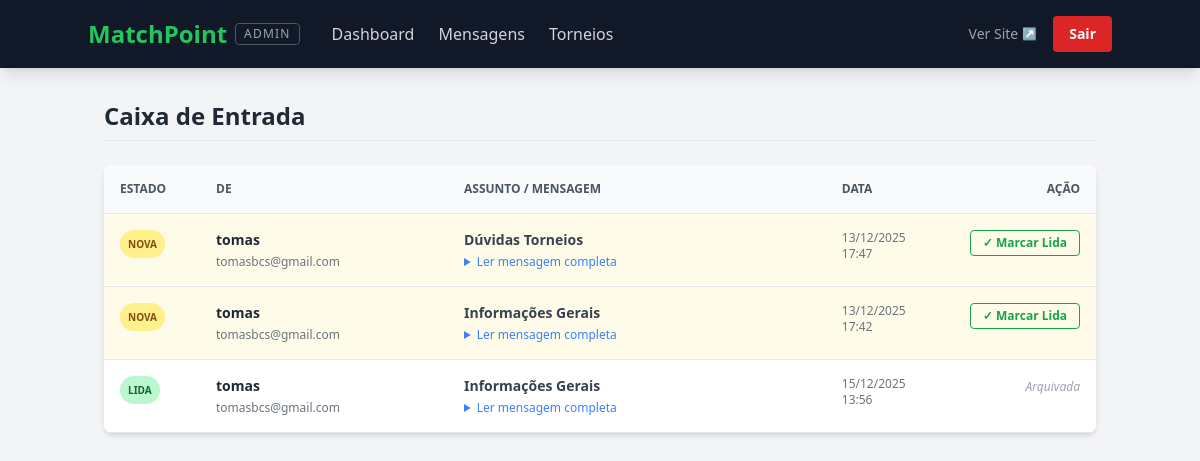
Screenshot of /admin/mensagens.php (signed in) with the database file from the repository.
### tables this page shows
CREATE TABLE IF NOT EXISTS `mensagens` (
  `id` int NOT NULL AUTO_INCREMENT,
  `nome` varchar(100) NOT NULL,
  `email` varchar(100) NOT NULL,
  `assunto` varchar(150) NOT NULL,
  `mensagem` text NOT NULL,
  `data_envio` datetime DEFAULT CURRENT_TIMESTAMP,
  `lida` tinyint(1) DEFAULT '0',
  PRIMARY KEY (`id`)
);

### admin/mensagens.php (the view, shortened to what this page needs)
<?php
require 'auth.php';
$sql = "SELECT * FROM mensagens ORDER BY lida ASC, data_envio DESC";
$mensagens = $dbh->query($sql)->fetchAll(PDO::FETCH_ASSOC);
?>
<!DOCTYPE html>
<html lang="pt">
<head>
    <script src="https://cdn.tailwindcss.com"></script>
</head>
<body class="bg-gray-100 font-sans">
    <?php include 'menu.php'; ?>
    <div class="container mx-auto px-4">
        <h2 class="text-2xl font-bold text-gray-800 mb-6 border-b pb-2">Caixa de Entrada</h2>
        <div class="bg-white shadow-md rounded-lg overflow-hidden">
            <table class="w-full text-left border-collapse">
                <thead class="bg-gray-50 text-gray-600 uppercase text-xs font-bold border-b">
                    <tr>
                        <th class="p-4 w-24">Estado</th>
                        <th class="p-4 w-1/4">De</th>
                        <th class="p-4">Assunto / Mensagem</th>
                        <th class="p-4 w-32">Data</th>
                        <th class="p-4 w-32 text-right">Ação</th>
                    </tr>
                </thead>
                <tbody class="text-sm">
                    <?php foreach($mensagens as $msg): ?>
                        <tr class="border-b hover:bg-gray-50 transition <?= $msg['lida'] == 0 ? 'bg-yellow-50' : '' ?>">
                            <td class="p-4 align-top">
                                <?php if ($msg['lida'] == 0): ?>
                                    <span class="inline-block px-2 py-1 text-[10px] font-bold text-yellow-800 bg-yellow-200 rounded-full">NOVA</span>
                                <?php else: ?>
                                    <span class="inline-block px-2 py-1 text-[10px] font-bold text-green-800 bg-green-200 rounded-full">LIDA</span>
                                <?php endif; ?>
                            </td>
                            <td class="p-4 align-top">
                                <div class="font-bold text-gray-800"><?= htmlspecialchars($msg['nome']) ?></div>
                                <div class="text-xs text-gray-500 mt-1"><?= htmlspecialchars($msg['email']) ?></div>
                            </td>
                            <td class="p-4 align-top">
                                <div class="font-bold text-gray-700 mb-1"><?= htmlspecialchars($msg['assunto']) ?></div>
                                <details class="text-gray-600">
                                    <summary class="cursor-pointer text-blue-500 text-xs hover:underline select-none">Ler mensagem completa</summary>
                                </details>
                            </td>
                            <td class="p-4 text-gray-500 whitespace-nowrap text-xs align-top">
                                <?= date('d/m/Y', strtotime($msg['data_envio'])) ?><br>
                                <?= date('H:i', strtotime($msg['data_envio'])) ?>
                            </td>
                            <td class="p-4 text-right align-top">
                                <?php if ($msg['lida'] == 0): ?>
                                    <a href="?marcar_lida=<?= $msg['id'] ?>" class="text-green-600 hover:text-green-800 font-bold text-xs border border-green-600 hover:bg-green-50 px-3 py-1 rounded transition no-underline whitespace-nowrap inline-block">
                                        ✓ Marcar Lida
                                    </a>
                                <?php else: ?>
                                    <span class="text-gray-400 text-xs italic whitespace-nowrap">Arquivada</span>
                                <?php endif; ?>
                            </td>
                        </tr>
                    <?php endforeach; ?>
                </tbody>
            </table>
        </div>
    </div>
</body>
</html>

### rows the page displays
mensagens: lida "NOVA", nome "tomas", email "tomasbcs@gmail.com", assunto "Dúvidas Torneios", data_envio "13/12/2025", data_envio "17:47"
mensagens: lida "NOVA", nome "tomas", email "tomasbcs@gmail.com", assunto "Informações Gerais", data_envio "13/12/2025", data_envio "17:42"
mensagens: lida "LIDA", nome "tomas", email "tomasbcs@gmail.com", assunto "Informações Gerais", data_envio "15/12/2025", data_envio "13:56"
